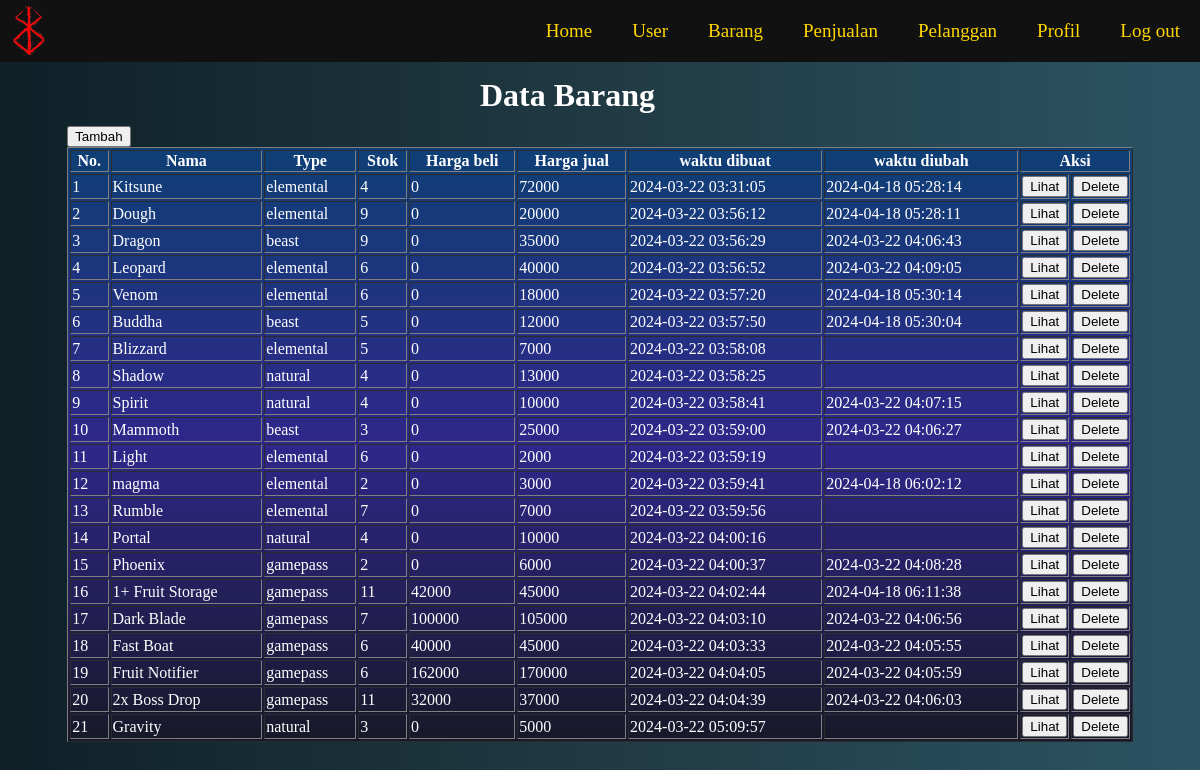
Screenshot of /barang.php (signed in) with the database file from the repository.
### tables this page shows
CREATE TABLE `barang` (
  `id` int(10) UNSIGNED NOT NULL,
  `nama` varchar(50) NOT NULL,
  `type` enum('elemental','beast','natural','gamepass') NOT NULL,
  `stok` int(10) UNSIGNED NOT NULL,
  `harga_beli` int(10) UNSIGNED NOT NULL,
  `created_at` timestamp NOT NULL DEFAULT current_timestamp(),
  `updated_at` timestamp NULL DEFAULT NULL ON UPDATE current_timestamp(),
  `harga_jual` int(11) NOT NULL
);

### barang.php (the view, shortened to what this page needs)
<!DOCTYPE html>
<html>
<head>
    <link rel="stylesheet" href="barang.css">
</head>
<body>
    <?php include "menu.php"; ?>
    <?php
    require "koneksi.php";
    $sql = "SELECT * FROM barang";
    $query = mysqli_query($koneksi, $sql);
    ?>
    <div>
        <h1>Data Barang</h1>
        <form action="new-barang.php" method="GET">
            <button type="submit" class="tambah">Tambah</button>
        </form>
    </div>
    <table border="1" class="table-hover">
        <tr>
            <th>No.</th>
            <th>Nama</th>
            <th>Type</th>
            <th>Stok</th>
            <th>Harga beli</th>
            <th>Harga jual</th>
            <th>waktu dibuat</th>
            <th>waktu diubah</th>
            <th colspan="2" class="aksi">Aksi</th>
        </tr>
        <?php $i = 1; ?>
        <?php while ($barang = mysqli_fetch_array($query)) : ?>
            <tr>
                <td><?= $i ?></td>
                <td><?= $barang["nama"] ?></td>
                <td><?= $barang["type"] ?></td>
                <td><?= $barang["stok"] ?></td>
                <td><?= $barang["harga_beli"] ?></td>
                <td><?= $barang["harga_jual"] ?></td>
                <td><?= $barang["created_at"] ?></td>
                <td><?= $barang["updated_at"] ?></td>
                <td>
                    <form action="read-barang.php" method="GET">
                        <button type="submit">Lihat</button>
                    </form>
                </td>
                <td>
                    <form action="delete-barang.php" method="POSt" onsubmit="return konfirmasi(this)">
                        <button type="submit">Delete</button>
                    </form>
                </td>
            </tr>
            <?php $i++; ?>
        <?php endwhile ?>
    </table>
</body>
</html>

### menu.php (shortened to what this page needs)
<!DOCTYPE html>
<html>
<head>
    <link rel="stylesheet" href="menu.css">
</head>
<body>
    <div class="navbar">
        <nav>
            <img src="img/logo-removebg-preview.png" alt="Logo">
            <li><a href="logout.php">Log out</a></li>
            <li><a href="profil.php">Profil</a></li>
            <li><a href="pelanggan.php">Pelanggan</a></li>
            <li><a href="penjualan.php">Penjualan</a></li>
            <li><a href="barang.php">Barang</a></li>
            <?php if ($_SESSION["level"] == "admin") : ?>
                <li><a href="user.php">User</a></li>
            <?php endif ?>
            <li class="home"><a href="home.php">Home</a></li>
        </nav>
    </div>
</body>
</html>

### barang.css (style rules this page uses)
body { overflow-y: scroll; background: -webkit-linear-gradient(to right, #0f2027, #203a43, #2c5364); background: linear-gradient(to right, #0f2027, #203a43, #2c5364); }
table { background: -webkit-linear-gradient(to bottom, #0f3f75, #2f278a, #181829); background: linear-gradient(to bottom, #0f3f75, #2f278a, #181829); color: white; position: relative; top: 39%; width: 90%; left: 5%; }
h1 { color: rgb(255, 255, 255); position: absolute; top: 7%; left: 40%; }
.tambah { position: relative; margin-top: 10%; left: 5%; }
.aksi { width: 9%; }

### menu.css (style rules this page uses)
.navbar { background-color: #111111; overflow: hidden; list-style-type: none; position: fixed; width: 100vw; top: 0; left: 0; z-index: 1000; }
.navbar a { float: right; display: block; color: gold; text-align: left; padding: 20px 20px; text-decoration: none; font-size: 19px; }
.navbar img { height: 61px; width: 61px; padding: 0px; position: absolute; top: 1px; background-image: none; background: transparent; }

### rows the page displays
barang: nama "Kitsune", type "elemental", stok "4", harga_beli "0", harga_jual "72000", created_at "2024-03-22 03:31:05", updated_at "2024-04-18 05:28:14"
barang: nama "Dough", type "elemental", stok "9", harga_beli "0", harga_jual "20000", created_at "2024-03-22 03:56:12", updated_at "2024-04-18 05:28:11"
barang: nama "Dragon", type "beast", stok "9", harga_beli "0", harga_jual "35000", created_at "2024-03-22 03:56:29", updated_at "2024-03-22 04:06:43"
barang: nama "Leopard", type "elemental", stok "6", harga_beli "0", harga_jual "40000", created_at "2024-03-22 03:56:52", updated_at "2024-03-22 04:09:05"
barang: nama "Venom", type "elemental", stok "6", harga_beli "0", harga_jual "18000", created_at "2024-03-22 03:57:20", updated_at "2024-04-18 05:30:14"
barang: nama "Buddha", type "beast", stok "5", harga_beli "0", harga_jual "12000", created_at "2024-03-22 03:57:50", updated_at "2024-04-18 05:30:04"
barang: nama "Blizzard", type "elemental", stok "5", harga_beli "0", harga_jual "7000", created_at "2024-03-22 03:58:08"
barang: nama "Shadow", type "natural", stok "4", harga_beli "0", harga_jual "13000", created_at "2024-03-22 03:58:25"
barang: nama "Spirit", type "natural", stok "4", harga_beli "0", harga_jual "10000", created_at "2024-03-22 03:58:41", updated_at "2024-03-22 04:07:15"
barang: nama "Mammoth", type "beast", stok "3", harga_beli "0", harga_jual "25000", created_at "2024-03-22 03:59:00", updated_at "2024-03-22 04:06:27"
barang: nama "Light", type "elemental", stok "6", harga_beli "0", harga_jual "2000", created_at "2024-03-22 03:59:19"
barang: nama "magma", type "elemental", stok "2", harga_beli "0", harga_jual "3000", created_at "2024-03-22 03:59:41", updated_at "2024-04-18 06:02:12"
barang: nama "Rumble", type "elemental", stok "7", harga_beli "0", harga_jual "7000", created_at "2024-03-22 03:59:56"
barang: nama "Portal", type "natural", stok "4", harga_beli "0", harga_jual "10000", created_at "2024-03-22 04:00:16"
barang: nama "Phoenix", type "gamepass", stok "2", harga_beli "0", harga_jual "6000", created_at "2024-03-22 04:00:37", updated_at "2024-03-22 04:08:28"
barang: nama "1+ Fruit Storage", type "gamepass", stok "11", harga_beli "42000", harga_jual "45000", created_at "2024-03-22 04:02:44", updated_at "2024-04-18 06:11:38"
barang: nama "Dark Blade", type "gamepass", stok "7", harga_beli "100000", harga_jual "105000", created_at "2024-03-22 04:03:10", updated_at "2024-03-22 04:06:56"
barang: nama "Fast Boat", type "gamepass", stok "6", harga_beli "40000", harga_jual "45000", created_at "2024-03-22 04:03:33", updated_at "2024-03-22 04:05:55"
barang: nama "Fruit Notifier", type "gamepass", stok "6", harga_beli "162000", harga_jual "170000", created_at "2024-03-22 04:04:05", updated_at "2024-03-22 04:05:59"
barang: nama "2x Boss Drop", type "gamepass", stok "11", harga_beli "32000", harga_jual "37000", created_at "2024-03-22 04:04:39", updated_at "2024-03-22 04:06:03"
barang: nama "Gravity", type "natural", stok "3", harga_beli "0", harga_jual "5000", created_at "2024-03-22 05:09:57"
